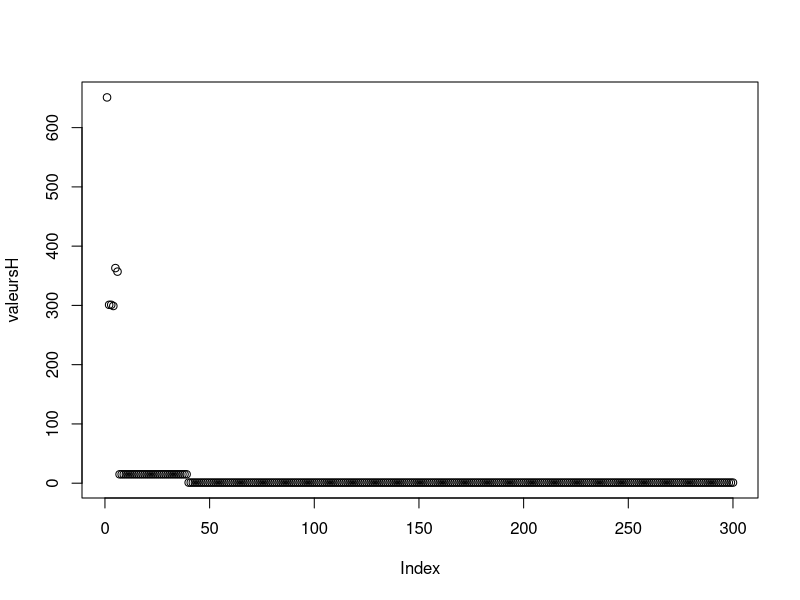

This chart was generated by the following R code:

# Initialisation des parametres -------------------------------------------

N = 500 # nombre maximal que peut atteindre une valeur dans les deux vecteurs
d = 50 # nombre initial de valeurs  dans les deux vecteurs





# fonctions utiles --------------------------------------------------------

Hvaleur = function(vecteur1,vecteur2) { 
  loc1 = sum(vecteur1)
  loc2 = sum(vecteur2)
  return(abs(loc2-loc1))
}

transition1 = function(vecteur1,vecteur2,betta) {
  loc1 = sum(vecteur1)+sum(vecteur2)
  loc2 = Hvaleur(vecteur1,vecteur2)
  if ((sum(vecteur1) == sum(vecteur2)) | ( loc1 %% 2 == 1 & loc2 == 1 )) 
  {
    print('les deux vecteurs sont equilibrees')
    newList <- list("vecteur1" = vecteur1, "vecteur2" = vecteur2)
    return(newList)
  }
  
  
  else if(sum(vecteur2)>sum(vecteur1)) {
    # dans ce cas on va prendre un element de vecteur2 au hasard et on l'ajoute a vecteur1
    m = length(vecteur2)
    coord = sample(1:m,1)
    vectnew1 = vecteur1
    n = length(vecteur1)
    vectnew1[n+1] = vecteur2[coord]
    vectnew2 = vecteur2[-coord]

  }
  else if (sum(vecteur1)>sum(vecteur2)){
    # dans ce cas on va prendre un element de vecteur1 au hasard et on l'ajoute a vecteur2
    n = length(vecteur1)
    coord = sample(1:n,1)
    vectnew1 = vecteur1[-coord]
    m = length(vecteur2)
    vectnew2 = vecteur2
    vectnew2[m+1] = vecteur1[coord]
  }
  Delta = Hvaleur(vectnew1,vectnew2) - Hvaleur(vecteur1,vecteur2)
  alpha = min(exp(-betta * Delta),1)
  U = runif(1)
  if (U<alpha) {
    newList <- list("vecteur1" = vectnew1, "vecteur2" = vectnew2)
    return(newList)
  }
  else {
    newList <- list("vecteur1" = vecteur1, "vecteur2" = vecteur2)
    return(newList)
  }
}

# Algorithme de Metropolis ------------------------------------------------


# Initialisation des vecteurs 
vecteur1 = sample(1:N,d)
vecteur2 = sample(1:N,d)

nmax = 300
valeursH = c()
betta0 = 0.007
maliste = transition1(vecteur1,vecteur2,betta0)
vecteur1best = maliste$vecteur1
vecteur2best = maliste$vecteur2
Hbest = Hvaleur(maliste$vecteur1,maliste$vecteur2)
for (i in 1:nmax) {
  betta = betta0 * sqrt(i)
  maliste = transition1(maliste$vecteur1,maliste$vecteur2,betta)
  valeursH[i] = Hvaleur(maliste$vecteur1,maliste$vecteur2)
  if(valeursH[i]<Hbest){
    Hbest = valeursH[i]
    vecteur1best = maliste$vecteur1
    vecteur2best = maliste$vecteur2
  }
}
plot(valeursH)
print(Hbest)
